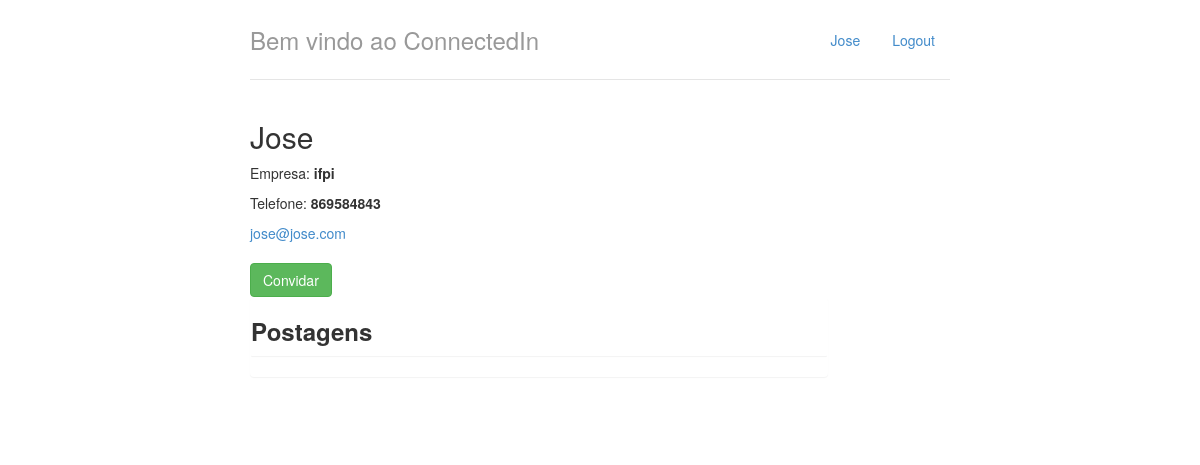
The page /perfil/2 (signed in) on the database its author committed.
### perfis/models.py (models this page shows, shortened)
class Perfil(models.Model):
    nome = models.CharField(max_length=255, null=False)
    telefone = models.CharField(max_length=15, null=False)
    nome_empresa = models.CharField(max_length=255, null=False)
    contatos = models.ManyToManyField('self', related_name='contatos')
    usuario = models.OneToOneField(User, related_name="perfil", on_delete=models.CASCADE)
    @property
    def email(self):
        return self.usuario.email

### perfis/views.py (the view)
# urls.py: path('perfil/<int:perfil_id>', perfil_v.display, name='exibir'),
@login_required
def display(request, perfil_id):
    perfil = Perfil.objects.get(id=perfil_id)
    perfil_logado = get_perfil_logado(request)
    eh_contato = perfil in perfil_logado.contatos.all()
    return render(request, 'perfil.html',
                  {'perfil' : perfil,
                   'perfil_logado' : get_perfil_logado(request),
                   'eh_contato' : eh_contato,
                   'postagens': Postagem.objects.all().order_by("-data")})

### perfis/views.py (called while the page is built)
@login_required
def get_perfil_logado(request):
    return request.user.perfil

### perfis/templates/perfil.html (shortened to what this page needs)
{% extends "base.html" %}
{% block body %}
    <div class="row">
        <div class="col-lg-10">
            <h2 style="margin-top: 0">{{perfil.nome}}</h2>
            <address>
                <p title="Empresa">Empresa: <strong>{{perfil.nome_empresa}}</strong></p>
                <p title="Telefone">Telefone: <strong>{{perfil.telefone}}</strong></p>
                <a href="mailto:{{perfil.email}}">{{perfil.email}}</a>
            </address>
            {% if eh_contato %}
                <div class="well well-sm">
                    Vocês estão conectados!
                </div>
            {% else %}
                <a href="{% url 'convidar' perfil.id %}"class="btn btn-success" role="button">
                    Convidar
                </a>
            {% endif %}
        <div class="panel heading">
            <h3><strong>Postagens</strong></h3>
            <div class="panel panel-group">
            </div>
        </div>
        </div>
    </div>
{% endblock %}

### perfis/templates/base.html (shortened to what this page needs)
{% load static %}
<!DOCTYPE html>
<html lang="pt-br">
    <head>
        <link href="{% static "styles/bootstrap.css" %}" rel="stylesheet"/>
        <link href="{% static "styles/main.css" %}" rel="stylesheet"/>
    </head>
    <body>
        <div class="container">
            <div class="header">
                <ul class="nav nav-pills pull-right">
                    <li><a href="{% url 'index' %}">{{perfil_logado.nome}}</a></li>
                    <li><a href="/logout/">Logout</a></li>
                </ul>
                <h3 class="text-muted">Bem vindo ao ConnectedIn</h3>
            </div>
            <div class="row content">
                {% block body %}
                {% endblock %}
            </div>
        </div>
    </body>
</html>

### perfis/static/styles/main.css (style rules this page uses)
body { padding-top: 20px; padding-bottom: 20px; }
.header, .content, .footer { padding-left: 15px; padding-right: 15px; }
.header { border-bottom: 1px solid #e5e5e5; }
.header h3 { margin-top: 0; margin-bottom: 0; line-height: 40px; padding-bottom: 19px; }
@media (min-width: 768px) { .container { max-width: 730px; } }
.content { margin: 40px 0; }
@media screen and (min-width: 768px) { .header, .content, .footer { padding-left: 0; padding-right: 0; } }
@media screen and (min-width: 768px) { .header { margin-bottom: 30px; } }

### rows shown on the page
Perfil: nome "Jose", nome_empresa "ifpi", telefone "869584843", email "jose@jose.com"
